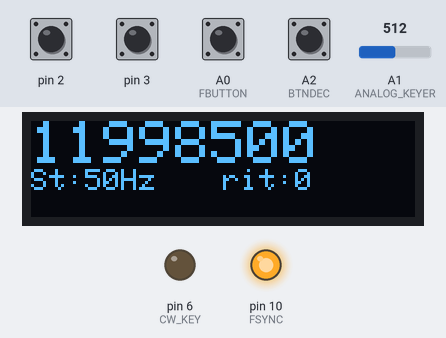
Simulated run of this sketch. Board: Arduino Nano, built with avr-gcc and run on an emulated ATmega328P. On the bench: 128×32 one-colour display, output pins drawn as LEDs (lit = HIGH). The test bench sets the inputs (shaded band); at power-on: A0 (FBUTTON), A2 (BTNDEC), pin 2, pin 3 HIGH, A1 (ANALOG_KEYER) = 512. The display library's start-up logo is not drawn; pins used as bus, display or sensor lines are not drawn; what the sketch prints to the serial monitor is not drawn.

Above: at 1.4 s.
1.5 s: A0 (FBUTTON) pulled LOW for 1 s
At 2.9 s:
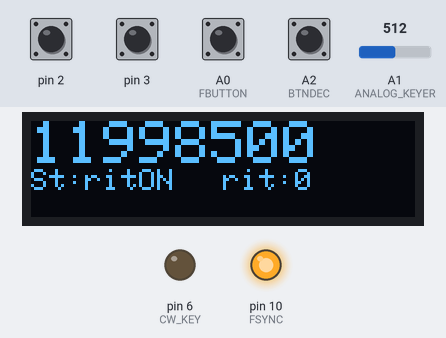
4.0 s: A1 (ANALOG_KEYER) set to 54
5.5 s: A1 (ANALOG_KEYER) set to 44
At 5.8 s:
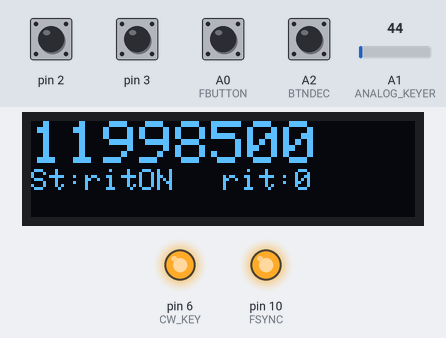
7.0 s: A0 (FBUTTON) pulled LOW for 0.15 s
At 7.8 s:
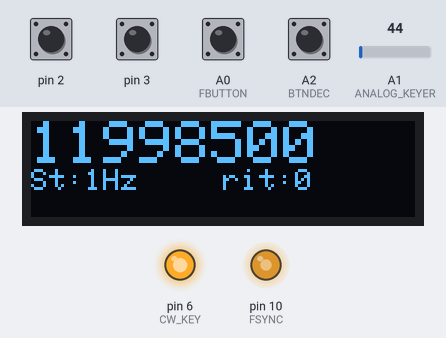
8.8 s: A2 (BTNDEC) pulled LOW for 0.15 s
At 9.7 s:
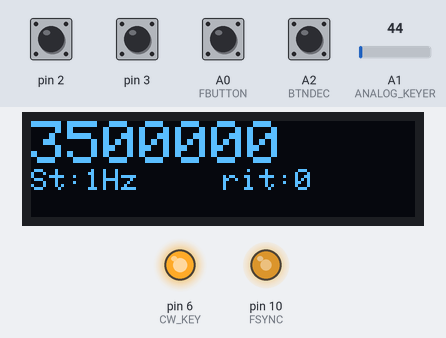
10.5 s: A1 (ANALOG_KEYER) set to 137
12.0 s: A1 (ANALOG_KEYER) set to 164
At 13.5 s:
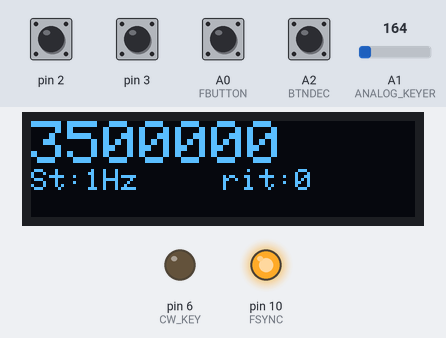
Timing chart, 0 to 14.5 s (numbered marks = the images above; inputs shaded):
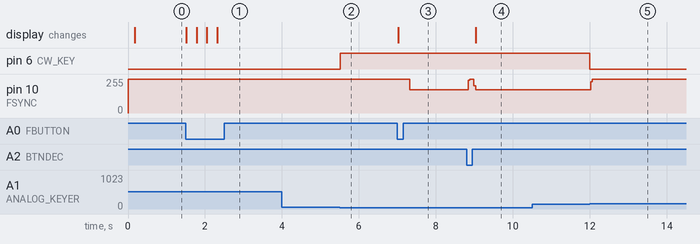

The sketch:

ad9833bfo.ino
```cpp
// (licence header left out)
// Include the library code
#include <SPI.h>
#include <rotary.h>
#include <Adafruit_SSD1306.h>
#define OLED_RESET 5   //12
Adafruit_SSD1306 display(OLED_RESET);

//Setup some items
const int SINE = 0x2000;                    // Define AD9833's waveform register value.
const int SQUARE = 0x2028;                  // When we update the frequency, we need to
const int TRIANGLE = 0x2002;                // define the waveform when we end writing.

int wave = 0;
int waveType = SQUARE;
int wavePin = 7;

#define CW_TIMEOUT (600l) // in milliseconds, this is the parameter that determines how long the tx will hold between cw key downs
unsigned long cwTimeout = 0;     //keyer var - dead operator control
#define TX_RX (4)          // mute + (+12V) relay - antenna switch relay TX/RX, and +V in TX for PA - RF Amplifier (2 sided 2 possition relay)
#define CW_KEY (6)   // KEY output pin - in Q7 transistor colector (+5V when keyer down for RF signal modulation) (in Minima to enable sidetone generator on)
#define FBUTTON (A0)       // tuning step freq CHANGE from 1Hz to 1MHz step for single rotary encoder possition
#define ANALOG_KEYER (A1)  // KEYER input - for analog straight key
#define BTNDEC (A2)        // BAND CHANGE BUTTON from 1,8 to 29 MHz - 11 bands
char inTx = 0;     // trx in transmit mode temp var
char keyDown = 1;   // keyer down temp vat

const int FSYNC = 10;                       // Standard SPI pins for the AD9833 waveform generator.
const int CLK = 13;                         // CLK and DATA pins are shared with the TFT display.
const int DATA = 11;
const float refFreq = 25000000.0;           // On-board crystal reference frequency

#define pulseHigh(pin) {digitalWrite(pin, HIGH); digitalWrite(pin, LOW); }
Rotary r = Rotary(3,2); // sets the pins for rotary encoder uses.  Must be interrupt pins.

//unsigned long xit=1200; // RIT +600 Hz
unsigned long rx=11998500; // Starting frequency of VFO
unsigned long rx2=1; // temp variable to hold the updated frequency
unsigned long rxof=0; //800
unsigned long freqIF=0;
//unsigned long rxif=(freqIF-rxof); // IF freq, will be summed with vfo freq - rx variable, my xtal filter now is made from 6 MHz xtals
unsigned long rxRIT=0;
int RITon=0;
unsigned long increment = 50; // starting VFO update increment in HZ. tuning step
int buttonstate = 0;   // temp var
String hertz = "50Hz";
int  hertzPosition = 0;

//byte ones,tens,hundreds,thousands,tenthousands,hundredthousands,millions ;  //Placeholders
String freq; // string to hold the frequency

// buttons temp var
int BTNdecodeON = 0;
int BTNinc = 1; // set number of default band minus 1

// start variable setup

void setup() {

//set up the pins in/out and logic levels

pinMode(TX_RX, OUTPUT);
digitalWrite(TX_RX, LOW);

pinMode(CW_KEY, OUTPUT);
digitalWrite(CW_KEY, LOW);

pinMode(BTNDEC,INPUT);    // band change button
digitalWrite(BTNDEC,HIGH);    // level

pinMode(FBUTTON,INPUT); // Connect to a button that goes to GND on push - rotary encoder push button - for FREQ STEP change
digitalWrite(FBUTTON,HIGH);  //level

// Initialize the Serial port so that we can use it for debugging
Serial.begin(115200);

// Can't set SPI MODE here because the display and the AD9833 use different MODES.
SPI.begin();
delay(50);

  AD9833reset();                                   // Reset AD9833 module after power-up.
  delay(50);
  AD9833setFrequency(((rx-freqIF)+rxRIT), SQUARE);                  // Set the frequency and Sine Wave output

  //  Serial.println("Start VFO ver 11.0");

  // by default, we'll generate the high voltage from the 3.3v line internally! (neat!)
  display.begin(SSD1306_SWITCHCAPVCC, 0x3C);  // initialize with the I2C address 0x3C (for oled 128x32)

  // Show image buffer on the display hardware.
  // Since the buffer is intialized with an Adafruit splashscreen
  // internally, this will display the splashscreen.
  display.display();

  // Clear the buffer.
  display.clearDisplay();
	display.setTextSize(2);
	display.setTextColor(WHITE);
	display.setCursor(0,0);
	display.println(rx);
	display.setTextSize(1);
	display.setCursor(0,16);
	display.print("St:");display.print(hertz);
	display.setCursor(64,16);
	display.print("rit:");display.print(rxRIT);
	display.display();

   //  rotary
  PCICR |= (1 << PCIE2);
  PCMSK2 |= (1 << PCINT18) | (1 << PCINT19);
  sei();

    AD9833setFrequency(((rx-freqIF)+rxRIT), SQUARE);     // Set AD9833 to frequency and selected wave type.
    delay(50);
}

///// START LOOP - MAIN LOOP

void loop() {
	checkBTNdecode();  // BAND change
	checkCW();   		// when pres keyer

// freq change
  if ((rx != rx2) || (RITon == 1)){
	  showFreq();
      AD9833setFrequency(((rx-freqIF)+rxRIT), SQUARE);     // Set AD9833 to frequency and selected wave type.
      rx2 = rx;
      }

//  step freq change + RIT ON/OFF
  buttonstate = digitalRead(FBUTTON);
  if(buttonstate == LOW) {
        setincrement();
    };

}
/// END of main loop ///
/// ===================================================== END ============================================


/// START EXTERNAL FUNCTIONS

ISR(PCINT2_vect) {
  unsigned char result = r.process();
if (result) {
	if (RITon==0){
		if (result == DIR_CW){rx=rx+increment;}
		else {rx=rx-increment;}
	}
	if (RITon==1){
		if (result == DIR_CW){
		  rxRIT=rxRIT+50;
		  }
		else {
		  rxRIT=rxRIT-50;
	 	  }
  }
}
}

// step increments for rotary encoder button
void setincrement(){
  if(increment == 0){increment = 1; hertz = "1Hz"; hertzPosition=0;RITon=0;}
  else if(increment == 1){increment = 10; hertz = "10Hz"; hertzPosition=0;RITon=0;}
  else if(increment == 10){increment = 50; hertz = "50Hz"; hertzPosition=0;RITon=0;}
  else if (increment == 50){increment = 100;  hertz = "100Hz"; hertzPosition=0;RITon=0;}
  else if (increment == 100){increment = 500; hertz="500Hz"; hertzPosition=0;RITon=0;}
  else if (increment == 500){increment = 1000000; hertz="1Mhz"; hertzPosition=0;RITon=0;}
  else{increment = 0; hertz = "ritON"; hertzPosition=0; RITon=1;};
  showFreq();
  delay(250); // Adjust this delay to speed up/slow down the button menu scroll speed.
}

// oled display functions
void showFreq(){
	display.clearDisplay();
	display.setTextSize(2);
	display.setTextColor(WHITE);
	display.setCursor(0,0);
	display.println(rx);
	Serial.println(rx);
	display.setTextSize(1);
	display.setCursor(0,16);
	display.print("St:");display.print(hertz);
	display.setCursor(64,16);
	display.print("rit:");display.print(rxRIT);
	display.display();
}

// AD9833 documentation advises a 'Reset' on first applying power.
void AD9833reset() {
  WriteRegister(0x100);   // Write '1' to AD9833 Control register bit D8.
  delay(10);
}

// Set the frequency and waveform registers in the AD9833.
void AD9833setFrequency(long frequency, int Waveform) {

  long FreqWord = (frequency * pow(2, 28)) / refFreq;

  int MSB = (int)((FreqWord & 0xFFFC000) >> 14);    //Only lower 14 bits are used for data
  int LSB = (int)(FreqWord & 0x3FFF);

  //Set control bits 15 ande 14 to 0 and 1, respectively, for frequency register 0
  LSB |= 0x4000;
  MSB |= 0x4000;

  WriteRegister(0x2100);
  WriteRegister(LSB);                  // Write lower 16 bits to AD9833 registers
  WriteRegister(MSB);                  // Write upper 16 bits to AD9833 registers.
  WriteRegister(0xC000);               // Phase register
  WriteRegister(Waveform);             // Exit & Reset to SINE, SQUARE or TRIANGLE

}

void WriteRegister(int dat) {

  // Display and AD9833 use different SPI MODES so it has to be set for the AD9833 here.
  SPI.setDataMode(SPI_MODE2);

  digitalWrite(FSYNC, LOW);           // Set FSYNC low before writing to AD9833 registers
  delayMicroseconds(10);              // Give AD9833 time to get ready to receive data.

  SPI.transfer(highByte(dat));        // Each AD9833 register is 32 bits wide and each 16
  SPI.transfer(lowByte(dat));         // bits has to be transferred as 2 x 8-bit bytes.

  digitalWrite(FSYNC, HIGH);          //Write done. Set FSYNC high
}


//  BAND CHANGE !!! band plan - change if need
void checkBTNdecode(){

BTNdecodeON = digitalRead(BTNDEC);
    if(BTNdecodeON == LOW){
         BTNinc = BTNinc + 1;

         if(BTNinc > 6){
              BTNinc = 3;
              }

          switch (BTNinc) {
          case 1:
            rx=1810000;
            break;
          case 2:
            rx=3500000;
            break;
          case 3:
            rx=5351500;
            break;
          case 4:
            rx=7000000;
            break;
          case 5:
            rx=10100000;
            break;
          case 6:
            rx=14000000;
            break;
          case 7:
            rx=18068000;
            break;
          case 8:
            rx=21000000;
            break;
          case 9:
            rx=24890000;
            break;
          case 10:
            rx=28000000;
            break;
          case 11:
            rx=29100000;
            break;
          default:
            break;
        }
        delay(150);
    }
}

///////////////////////
/*CW is generated by keying the bias of a side-tone oscillator.
nonzero cwTimeout denotes that we are in cw transmit mode.
*/

void checkCW(){
  pinMode(TX_RX, OUTPUT);
  if (keyDown == 0 && analogRead(ANALOG_KEYER) < 50){
    //switch to transmit mode if we are not already in it
    if (inTx == 0){
      //put the TX_RX line to transmit
      digitalWrite(TX_RX, 1);
      AD9833setFrequency((rx-rxof), SQUARE);     // Set AD9833 to frequency and selected wave type.
    }
    inTx = 1;
    keyDown = 1;
    digitalWrite(CW_KEY, 1); //start the side-tone
  }

  //reset the timer as long as the key is down
  if (keyDown == 1){
    AD9833setFrequency((rx-rxof), SQUARE);     // Set AD9833 to frequency and selected wave type.
    cwTimeout = CW_TIMEOUT + millis();
  }

  //if we have a keyup
  if (keyDown == 1 && analogRead(ANALOG_KEYER) > 150){
     keyDown = 0;
     inTx = 0;
     digitalWrite(CW_KEY, 0);  // stop the side-tone
     digitalWrite(TX_RX, 0);
	 AD9833setFrequency(((rx-freqIF)+rxRIT), SQUARE);     // Set AD9833 to frequency and selected wave type.
     cwTimeout = millis() + CW_TIMEOUT;
  }

  //if we have keyuup for a longish time while in cw rx mode
  if (inTx == 1 && cwTimeout < millis()){
     //move the radio back to receive
	digitalWrite(CW_KEY, 0);
    digitalWrite(TX_RX, 0);
	AD9833setFrequency(((rx-freqIF)+rxRIT), SQUARE);     // Set AD9833 to frequency and selected wave type.
    inTx = 0;
    cwTimeout = 0;
  }
}

//// OK END OF PROGRAM
```

rotary.cpp
```cpp
// (licence header left out)
#include "Arduino.h"
#include "rotary.h"

/*
 * The below state table has, for each state (row), the new state
 * to set based on the next encoder output. From left to right in,
 * the table, the encoder outputs are 00, 01, 10, 11, and the value
 * in that position is the new state to set.
 */

#define R_START 0x0

#ifdef HALF_STEP
// Use the half-step state table (emits a code at 00 and 11)
#define R_CCW_BEGIN 0x1
#define R_CW_BEGIN 0x2
#define R_START_M 0x3
#define R_CW_BEGIN_M 0x4
#define R_CCW_BEGIN_M 0x5
const unsigned char ttable[6][4] = {
  // R_START (00)
  {R_START_M,            R_CW_BEGIN,     R_CCW_BEGIN,  R_START},
  // R_CCW_BEGIN
  {R_START_M | DIR_CCW, R_START,        R_CCW_BEGIN,  R_START},
  // R_CW_BEGIN
  {R_START_M | DIR_CW,  R_CW_BEGIN,     R_START,      R_START},
  // R_START_M (11)
  {R_START_M,            R_CCW_BEGIN_M,  R_CW_BEGIN_M, R_START},
  // R_CW_BEGIN_M
  {R_START_M,            R_START_M,      R_CW_BEGIN_M, R_START | DIR_CW},
  // R_CCW_BEGIN_M
  {R_START_M,            R_CCW_BEGIN_M,  R_START_M,    R_START | DIR_CCW},
};
#else
// Use the full-step state table (emits a code at 00 only)
#define R_CW_FINAL 0x1
#define R_CW_BEGIN 0x2
#define R_CW_NEXT 0x3
#define R_CCW_BEGIN 0x4
#define R_CCW_FINAL 0x5
#define R_CCW_NEXT 0x6

const unsigned char ttable[7][4] = {
  // R_START
  {R_START,    R_CW_BEGIN,  R_CCW_BEGIN, R_START},
  // R_CW_FINAL
  {R_CW_NEXT,  R_START,     R_CW_FINAL,  R_START | DIR_CW},
  // R_CW_BEGIN
  {R_CW_NEXT,  R_CW_BEGIN,  R_START,     R_START},
  // R_CW_NEXT
  {R_CW_NEXT,  R_CW_BEGIN,  R_CW_FINAL,  R_START},
  // R_CCW_BEGIN
  {R_CCW_NEXT, R_START,     R_CCW_BEGIN, R_START},
  // R_CCW_FINAL
  {R_CCW_NEXT, R_CCW_FINAL, R_START,     R_START | DIR_CCW},
  // R_CCW_NEXT
  {R_CCW_NEXT, R_CCW_FINAL, R_CCW_BEGIN, R_START},
};
#endif

/*
 * Constructor. Each arg is the pin number for each encoder contact.
 */
Rotary::Rotary(char _pin1, char _pin2) {
  // Assign variables.
  pin1 = _pin1;
  pin2 = _pin2;
  // Set pins to input.
  pinMode(pin1, INPUT);
  pinMode(pin2, INPUT);
#ifdef ENABLE_PULLUPS
  digitalWrite(pin1, HIGH);
  digitalWrite(pin2, HIGH);
#endif
  // Initialise state.
  state = R_START;
}

unsigned char Rotary::process() {
  // Grab state of input pins.
  unsigned char pinstate = (digitalRead(pin2) << 1) | digitalRead(pin1);
  // Determine new state from the pins and state table.
  state = ttable[state & 0xf][pinstate];
  // Return emit bits, ie the generated event.
  return state & 0x30;
}
```

rotary.cpp
```cpp
// (licence header left out)
#include "Arduino.h"
#include "rotary.h"

/*
 * The below state table has, for each state (row), the new state
 * to set based on the next encoder output. From left to right in,
 * the table, the encoder outputs are 00, 01, 10, 11, and the value
 * in that position is the new state to set.
 */

#define R_START 0x0

#ifdef HALF_STEP
// Use the half-step state table (emits a code at 00 and 11)
#define R_CCW_BEGIN 0x1
#define R_CW_BEGIN 0x2
#define R_START_M 0x3
#define R_CW_BEGIN_M 0x4
#define R_CCW_BEGIN_M 0x5
const unsigned char ttable[6][4] = {
  // R_START (00)
  {R_START_M,            R_CW_BEGIN,     R_CCW_BEGIN,  R_START},
  // R_CCW_BEGIN
  {R_START_M | DIR_CCW, R_START,        R_CCW_BEGIN,  R_START},
  // R_CW_BEGIN
  {R_START_M | DIR_CW,  R_CW_BEGIN,     R_START,      R_START},
  // R_START_M (11)
  {R_START_M,            R_CCW_BEGIN_M,  R_CW_BEGIN_M, R_START},
  // R_CW_BEGIN_M
  {R_START_M,            R_START_M,      R_CW_BEGIN_M, R_START | DIR_CW},
  // R_CCW_BEGIN_M
  {R_START_M,            R_CCW_BEGIN_M,  R_START_M,    R_START | DIR_CCW},
};
#else
// Use the full-step state table (emits a code at 00 only)
#define R_CW_FINAL 0x1
#define R_CW_BEGIN 0x2
#define R_CW_NEXT 0x3
#define R_CCW_BEGIN 0x4
#define R_CCW_FINAL 0x5
#define R_CCW_NEXT 0x6

const unsigned char ttable[7][4] = {
  // R_START
  {R_START,    R_CW_BEGIN,  R_CCW_BEGIN, R_START},
  // R_CW_FINAL
  {R_CW_NEXT,  R_START,     R_CW_FINAL,  R_START | DIR_CW},
  // R_CW_BEGIN
  {R_CW_NEXT,  R_CW_BEGIN,  R_START,     R_START},
  // R_CW_NEXT
  {R_CW_NEXT,  R_CW_BEGIN,  R_CW_FINAL,  R_START},
  // R_CCW_BEGIN
  {R_CCW_NEXT, R_START,     R_CCW_BEGIN, R_START},
  // R_CCW_FINAL
  {R_CCW_NEXT, R_CCW_FINAL, R_START,     R_START | DIR_CCW},
  // R_CCW_NEXT
  {R_CCW_NEXT, R_CCW_FINAL, R_CCW_BEGIN, R_START},
};
#endif

/*
 * Constructor. Each arg is the pin number for each encoder contact.
 */
Rotary::Rotary(char _pin1, char _pin2) {
  // Assign variables.
  pin1 = _pin1;
  pin2 = _pin2;
  // Set pins to input.
  pinMode(pin1, INPUT);
  pinMode(pin2, INPUT);
#ifdef ENABLE_PULLUPS
  digitalWrite(pin1, HIGH);
  digitalWrite(pin2, HIGH);
#endif
  // Initialise state.
  state = R_START;
}

unsigned char Rotary::process() {
  // Grab state of input pins.
  unsigned char pinstate = (digitalRead(pin2) << 1) | digitalRead(pin1);
  // Determine new state from the pins and state table.
  state = ttable[state & 0xf][pinstate];
  // Return emit bits, ie the generated event.
  return state & 0x30;
}
```

rotary.cpp
```cpp
// (licence header left out)
#include "Arduino.h"
#include "rotary.h"

/*
 * The below state table has, for each state (row), the new state
 * to set based on the next encoder output. From left to right in,
 * the table, the encoder outputs are 00, 01, 10, 11, and the value
 * in that position is the new state to set.
 */

#define R_START 0x0

#ifdef HALF_STEP
// Use the half-step state table (emits a code at 00 and 11)
#define R_CCW_BEGIN 0x1
#define R_CW_BEGIN 0x2
#define R_START_M 0x3
#define R_CW_BEGIN_M 0x4
#define R_CCW_BEGIN_M 0x5
const unsigned char ttable[6][4] = {
  // R_START (00)
  {R_START_M,            R_CW_BEGIN,     R_CCW_BEGIN,  R_START},
  // R_CCW_BEGIN
  {R_START_M | DIR_CCW, R_START,        R_CCW_BEGIN,  R_START},
  // R_CW_BEGIN
  {R_START_M | DIR_CW,  R_CW_BEGIN,     R_START,      R_START},
  // R_START_M (11)
  {R_START_M,            R_CCW_BEGIN_M,  R_CW_BEGIN_M, R_START},
  // R_CW_BEGIN_M
  {R_START_M,            R_START_M,      R_CW_BEGIN_M, R_START | DIR_CW},
  // R_CCW_BEGIN_M
  {R_START_M,            R_CCW_BEGIN_M,  R_START_M,    R_START | DIR_CCW},
};
#else
// Use the full-step state table (emits a code at 00 only)
#define R_CW_FINAL 0x1
#define R_CW_BEGIN 0x2
#define R_CW_NEXT 0x3
#define R_CCW_BEGIN 0x4
#define R_CCW_FINAL 0x5
#define R_CCW_NEXT 0x6

const unsigned char ttable[7][4] = {
  // R_START
  {R_START,    R_CW_BEGIN,  R_CCW_BEGIN, R_START},
  // R_CW_FINAL
  {R_CW_NEXT,  R_START,     R_CW_FINAL,  R_START | DIR_CW},
  // R_CW_BEGIN
  {R_CW_NEXT,  R_CW_BEGIN,  R_START,     R_START},
  // R_CW_NEXT
  {R_CW_NEXT,  R_CW_BEGIN,  R_CW_FINAL,  R_START},
  // R_CCW_BEGIN
  {R_CCW_NEXT, R_START,     R_CCW_BEGIN, R_START},
  // R_CCW_FINAL
  {R_CCW_NEXT, R_CCW_FINAL, R_START,     R_START | DIR_CCW},
  // R_CCW_NEXT
  {R_CCW_NEXT, R_CCW_FINAL, R_CCW_BEGIN, R_START},
};
#endif

/*
 * Constructor. Each arg is the pin number for each encoder contact.
 */
Rotary::Rotary(char _pin1, char _pin2) {
  // Assign variables.
  pin1 = _pin1;
  pin2 = _pin2;
  // Set pins to input.
  pinMode(pin1, INPUT);
  pinMode(pin2, INPUT);
#ifdef ENABLE_PULLUPS
  digitalWrite(pin1, HIGH);
  digitalWrite(pin2, HIGH);
#endif
  // Initialise state.
  state = R_START;
}

unsigned char Rotary::process() {
  // Grab state of input pins.
  unsigned char pinstate = (digitalRead(pin2) << 1) | digitalRead(pin1);
  // Determine new state from the pins and state table.
  state = ttable[state & 0xf][pinstate];
  // Return emit bits, ie the generated event.
  return state & 0x30;
}
```

Source omitted: rotary.cpp (5006 bytes), rotary.cpp (5006 bytes), rotary.cpp (5006 bytes)

Measured:
- the behaviour switches between 50 and 49 on A1 (ANALOG_KEYER) (found by bisection; images 1 and 2)
- the behaviour switches between 150 and 151 on A1 (ANALOG_KEYER) (found by bisection; images 4 and 5)
- after the input at 1.5 s, the display: first changes at once (image 1 shows a later state)
- after the input at 4.0 s, every drawn part: stays the same
- after the input at 5.5 s, pin 6 (CW_KEY): LOW → HIGH at once
- after the input at 7.0 s, pin 10 (FSYNC): 255/255 → 173/255 after 0.32 s; the display: changes at once (image 3)
- after the input at 8.8 s, pin 10 (FSYNC): 173/255 → 255/255 at once, → 173/255 0.15 s later; the display: changes after 0.23 s (image 4)
- after the input at 10.5 s, every drawn part: stays the same
- after the input at 12.0 s, pin 6 (CW_KEY): HIGH → LOW at once; pin 10 (FSYNC): 173/255 → 255/255 at once
